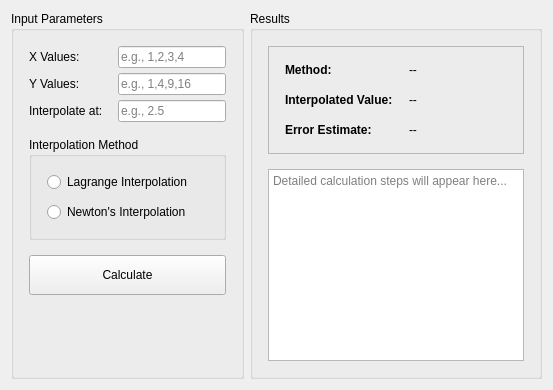
      <widget class="QWidget" name="interpolationTab">
       <attribute name="title">
        <string>Interpolation</string>
       </attribute>
       <layout class="QHBoxLayout" name="horizontalLayout_2">
        <item>
         <widget class="QGroupBox" name="inputGroupBox_2">
          <property name="title">
           <string>Input Parameters</string>
          </property>
          <layout class="QVBoxLayout" name="verticalLayout_5">
           <property name="spacing">
            <number>15</number>
           </property>
           <property name="leftMargin">
            <number>15</number>
           </property>
           <property name="topMargin">
            <number>15</number>
           </property>
           <property name="rightMargin">
            <number>15</number>
           </property>
           <property name="bottomMargin">
            <number>15</number>
           </property>
           <item>
            <layout class="QFormLayout" name="formLayout_3">
             <property name="horizontalSpacing">
              <number>15</number>
             </property>
             <property name="verticalSpacing">
              <number>5</number>
             </property>
             <item row="0" column="0">
              <widget class="QLabel" name="xValuesLabel">
               <property name="font">
                <font>
                 <fontweight>Medium</fontweight>
                </font>
               </property>
               <property name="text">
                <string>X Values:</string>
               </property>
              </widget>
             </item>
             <item row="0" column="1">
              <widget class="QLineEdit" name="xValuesLineEdit">
               <property name="placeholderText">
                <string>e.g., 1,2,3,4</string>
               </property>
              </widget>
             </item>
             <item row="1" column="0">
              <widget class="QLabel" name="yValuesLabel">
               <property name="text">
                <string>Y Values:</string>
               </property>
              </widget>
             </item>
             <item row="1" column="1">
              <widget class="QLineEdit" name="yValuesLineEdit">
               <property name="placeholderText">
                <string>e.g., 1,4,9,16</string>
               </property>
              </widget>
             </item>
             <item row="2" column="0">
              <widget class="QLabel" name="interpolateLabel">
               <property name="text">
                <string>Interpolate at:</string>
               </property>
              </widget>
             </item>
             <item row="2" column="1">
              <widget class="QLineEdit" name="interpolateLineEdit">
               <property name="placeholderText">
                <string>e.g., 2.5</string>
               </property>
              </widget>
             </item>
            </layout>
           </item>
           <item>
            <widget class="QGroupBox" name="methodGroupBox_2">
             <property name="title">
              <string>Interpolation Method</string>
             </property>
             <layout class="QVBoxLayout" name="verticalLayout_6">
              <property name="spacing">
               <number>10</number>
              </property>
              <property name="leftMargin">
               <number>15</number>
              </property>
              <property name="topMargin">
               <number>15</number>
              </property>
              <property name="rightMargin">
               <number>15</number>
              </property>
              <property name="bottomMargin">
               <number>15</number>
              </property>
              <item>
               <widget class="QRadioButton" name="lagrangeRadioButton">
                <property name="text">
                 <string>Lagrange Interpolation</string>
                </property>
                <property name="checked">
                 <bool>false</bool>
                </property>
               </widget>
              </item>
              <item>
               <widget class="QRadioButton" name="newtonRadioButton">
                <property name="text">
                 <string>Newton's Interpolation</string>
                </property>
               </widget>
              </item>
             </layout>
            </widget>
           </item>
           <item>
            <widget class="QPushButton" name="calculateButton_2">
             <property name="minimumSize">
              <size>
               <width>0</width>
               <height>40</height>
              </size>
             </property>
             <property name="text">
              <string>Calculate</string>
             </property>
            </widget>
           </item>
           <item>
            <spacer name="verticalSpacer_2">
             <property name="orientation">
              <enum>Qt::Orientation::Vertical</enum>
             </property>
             <property name="sizeHint" stdset="0">
              <size>
               <width>20</width>
               <height>40</height>
              </size>
             </property>
            </spacer>
           </item>
          </layout>
         </widget>
        </item>
        <item>
         <widget class="QGroupBox" name="outputGroupBox_2">
          <property name="title">
           <string>Results</string>
          </property>
          <layout class="QVBoxLayout" name="verticalLayout_7">
           <property name="spacing">
            <number>15</number>
           </property>
           <property name="leftMargin">
            <number>15</number>
           </property>
           <property name="topMargin">
            <number>15</number>
           </property>
           <property name="rightMargin">
            <number>15</number>
           </property>
           <property name="bottomMargin">
            <number>15</number>
           </property>
           <item>
            <widget class="QFrame" name="resultsFrame_2">
             <property name="frameShape">
              <enum>QFrame::Shape::StyledPanel</enum>
             </property>
             <property name="frameShadow">
              <enum>QFrame::Shadow::Raised</enum>
             </property>
             <layout class="QFormLayout" name="formLayout_4">
              <property name="horizontalSpacing">
               <number>16</number>
              </property>
              <property name="verticalSpacing">
               <number>16</number>
              </property>
              <property name="leftMargin">
               <number>16</number>
              </property>
              <property name="topMargin">
               <number>16</number>
              </property>
              <property name="rightMargin">
               <number>16</number>
              </property>
              <property name="bottomMargin">
               <number>16</number>
              </property>
              <item row="0" column="0">
               <widget class="QLabel" name="methodLabel_2">
                <property name="styleSheet">
                 <string notr="true">font-weight: 600;</string>
                </property>
                <property name="text">
                 <string>Method:</string>
                </property>
               </widget>
              </item>
              <item row="0" column="1">
               <widget class="QLabel" name="methodResultLabel_2">
                <property name="text">
                 <string>--</string>
                </property>
               </widget>
              </item>
              <item row="1" column="0">
               <widget class="QLabel" name="valueLabel">
                <property name="styleSheet">
                 <string notr="true">font-weight: 600;</string>
                </property>
                <property name="text">
                 <string>Interpolated Value:</string>
                </property>
               </widget>
              </item>
              <item row="1" column="1">
               <widget class="QLabel" name="valueResultLabel">
                <property name="text">
                 <string>--</string>
                </property>
               </widget>
              </item>
              <item row="2" column="0">
               <widget class="QLabel" name="errorLabel_2">
                <property name="styleSheet">
                 <string notr="true">font-weight: 600;</string>
                </property>
                <property name="text">
                 <string>Error Estimate:</string>
                </property>
               </widget>
              </item>
              <item row="2" column="1">
               <widget class="QLabel" name="errorResultLabel_2">
                <property name="text">
                 <string>--</string>
                </property>
               </widget>
              </item>
             </layout>
            </widget>
           </item>
           <item>
            <widget class="QTextEdit" name="detailsTextEdit_2">
             <property name="minimumSize">
              <size>
               <width>0</width>
               <height>150</height>
              </size>
             </property>
             <property name="readOnly">
              <bool>true</bool>
             </property>
             <property name="placeholderText">
              <string>Detailed calculation steps will appear here...</string>
             </property>
            </widget>
           </item>
          </layout>
         </widget>
        </item>
       </layout>
      </widget>
